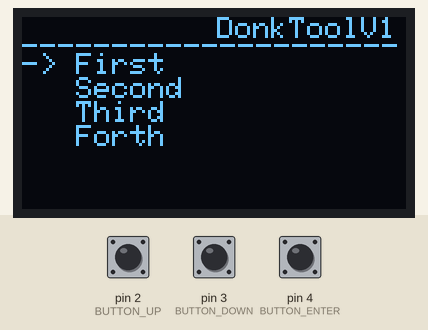
Simulated run of this sketch. Board: Arduino Uno, built with avr-gcc and run on an emulated ATmega328P. On the bench: 128×64 one-colour display. The test bench sets the inputs (shaded band); at power-on: pin 4 (BUTTON_ENTER) HIGH, pin 2 (BUTTON_UP) HIGH, pin 3 (BUTTON_DOWN) HIGH.

Above: at 1.2 s.
1.3 s: pin 4 (BUTTON_ENTER) pulled LOW for 1 s
At 2.4 s:
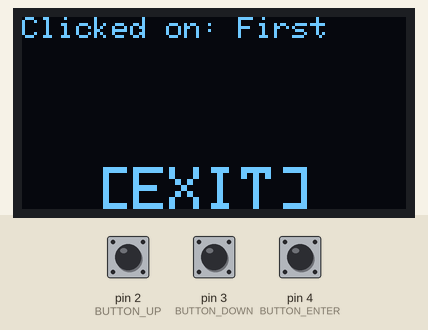
3.8 s: pin 4 (BUTTON_ENTER) pulled LOW for 0.15 s
At 4.23 s:
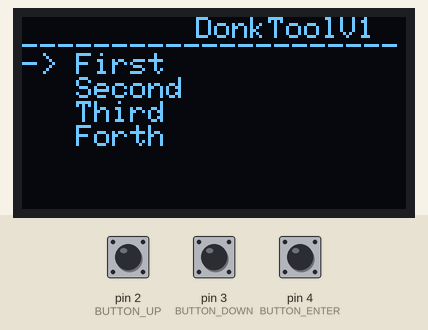
4.5 s: pin 2 (BUTTON_UP) pulled LOW for 0.15 s
At 4.67 s:
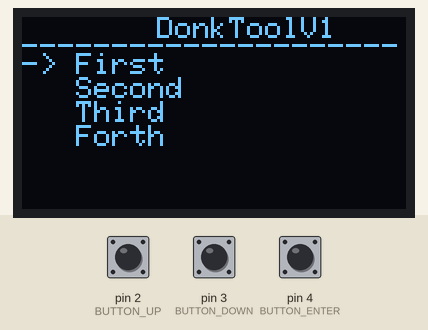
5.2 s: pin 4 (BUTTON_ENTER) pulled LOW for 0.15 s
At 5.46 s:
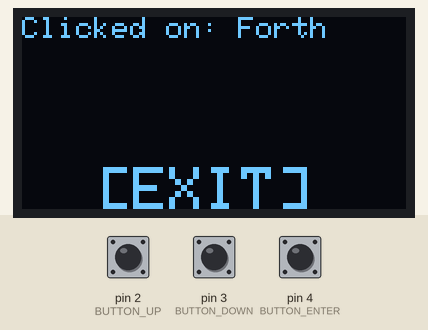
5.9 s: pin 3 (BUTTON_DOWN) pulled LOW for 0.15 s
At 6.4 s:
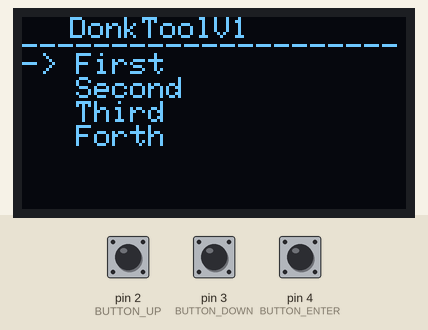
6.6 s: pin 2 (BUTTON_UP) pulled LOW for 1 s
At 7.93 s:
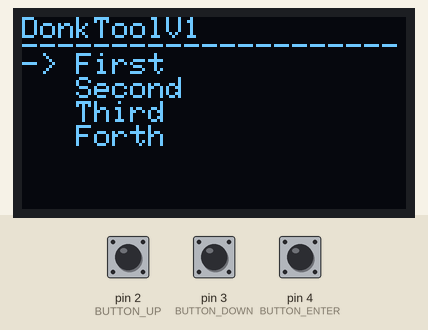
Timing chart, 0 to 9.2 s (numbered marks = the images above; inputs shaded):
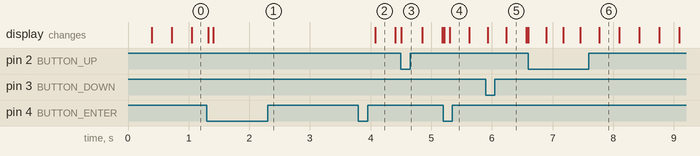

Measured:
- after the input at 3.8 s, the display: changes after 0.27 s (image 2)

The sketch:

ArduinoNanoMoovingMenu2.ino
```cpp
#include <Wire.h>
#include <Adafruit_GFX.h>
#include <Adafruit_SSD1306.h>

#define SCREEN_WIDTH 128
#define SCREEN_HEIGHT 64
#define OLED_RESET    -1
Adafruit_SSD1306 display(SCREEN_WIDTH, SCREEN_HEIGHT, &Wire, OLED_RESET);

#define BUTTON_UP    2
#define BUTTON_DOWN  3
#define BUTTON_ENTER 4

char scrollText[] = "DonkToolV1"; // Posúvaný text
int textX = 0;             // X pozícia textu
int direction = 1;         // 1 = doprava, -1 = doľava

char staticText1[] = "_____________________"; // Statický text

int cursorPosition = 0; // Aktuálna poloha kurzora
char menuItems[][10] = {"First", "Second", "Third", "Forth"};
int totalItems = sizeof(menuItems) / sizeof(menuItems[0]);

void setup() {
  if (!display.begin(SSD1306_SWITCHCAPVCC, 0x3C)) {
    Serial.println(F("SSD1306 allocation failed"));
    for (;;);
  }
  display.clearDisplay();
  display.setTextColor(SSD1306_WHITE);
  display.setTextSize(1);

  pinMode(BUTTON_UP, INPUT_PULLUP);
  pinMode(BUTTON_DOWN, INPUT_PULLUP);
  pinMode(BUTTON_ENTER, INPUT_PULLUP);

  textX = SCREEN_WIDTH / 2 - (strlen(scrollText) * 6) / 2; // Nastavíme na stred
}

void loop() {
  // Krok 1: Vymažeme len časť displeja
  display.clearDisplay();

  // Krok 2: Posúvame text
  textX += direction;
  if (textX <= 0 || textX >= SCREEN_WIDTH - strlen(scrollText) * 6) {
    direction *= -1; // Zmena smeru
  }
  display.setCursor(textX, 0);
  display.print(scrollText);

  // Krok 3: Zobrazíme statický text
  display.setCursor(0, 3);
  display.print(staticText1);

  // Krok 4: Zobrazíme menu
  drawMenu();

  // Krok 5: Spracujeme tlačidlá
  if (digitalRead(BUTTON_UP) == LOW) {
    delay(50);
    cursorPosition--;
    if (cursorPosition < 0) cursorPosition = totalItems - 1;
    delay(200);
  }

  if (digitalRead(BUTTON_DOWN) == LOW) {
    delay(50);
    cursorPosition++;
    if (cursorPosition >= totalItems) cursorPosition = 0;
    delay(200);
  }

  if (digitalRead(BUTTON_ENTER) == LOW) {
    delay(50);
    showItemClicked(menuItems[cursorPosition]);
    delay(200);
  }

  // Krok 6: Aktualizácia displeja
  display.display();
}

void drawMenu() {
  // Kreslí menu od riadku 20 nižšie
  display.setCursor(0, 12);
  for (int i = 0; i < totalItems; i++) {
    if (i == cursorPosition) {
      display.print("-> ");
    } else {
      display.print("   ");
    }
    display.println(menuItems[i]);
  }
}

void showItemClicked(const char* item) {
  display.clearDisplay();
  display.setCursor(0, 0);
  display.print("Clicked on: ");
  display.println(item);

  display.setCursor(25, 50);
  display.setTextSize(2);
  display.setTextColor(SSD1306_WHITE, SSD1306_BLACK);
  display.println("[EXIT]");
  display.setTextColor(SSD1306_WHITE);
  display.setTextSize(1);

  display.display();

  while (digitalRead(BUTTON_ENTER) == HIGH) {
    display.display();
    delay(10);
  }
}
```
